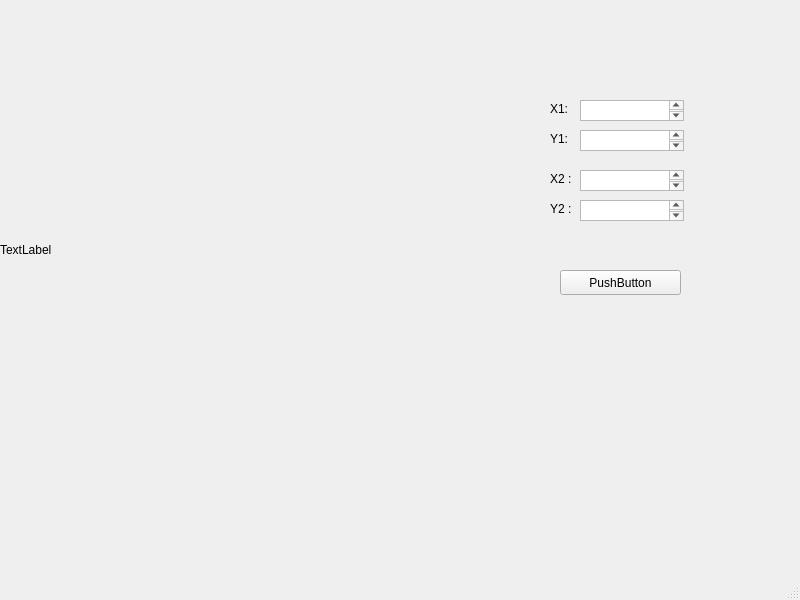
<?xml version="1.0" encoding="UTF-8"?>
<ui version="4.0">
 <class>MainWindow</class>
 <widget class="QMainWindow" name="MainWindow">
  <property name="geometry">
   <rect>
    <x>0</x>
    <y>0</y>
    <width>800</width>
    <height>600</height>
   </rect>
  </property>
  <property name="windowTitle">
   <string>MainWindow</string>
  </property>
  <widget class="QWidget" name="centralwidget">
   <widget class="QLabel" name="label">
    <property name="geometry">
     <rect>
      <x>0</x>
      <y>0</y>
      <width>500</width>
      <height>500</height>
     </rect>
    </property>
    <property name="text">
     <string>TextLabel</string>
    </property>
   </widget>
   <widget class="QLabel" name="label_2">
    <property name="geometry">
     <rect>
      <x>550</x>
      <y>100</y>
      <width>67</width>
      <height>17</height>
     </rect>
    </property>
    <property name="text">
     <string>X1:</string>
    </property>
   </widget>
   <widget class="QLabel" name="label_3">
    <property name="geometry">
     <rect>
      <x>550</x>
      <y>130</y>
      <width>67</width>
      <height>17</height>
     </rect>
    </property>
    <property name="text">
     <string>Y1:</string>
    </property>
   </widget>
   <widget class="QTextEdit" name="textEdit">
    <property name="geometry">
     <rect>
      <x>580</x>
      <y>100</y>
      <width>104</width>
      <height>21</height>
     </rect>
    </property>
   </widget>
   <widget class="QTextEdit" name="textEdit_2">
    <property name="geometry">
     <rect>
      <x>580</x>
      <y>130</y>
      <width>104</width>
      <height>21</height>
     </rect>
    </property>
   </widget>
   <widget class="QPushButton" name="pushButton">
    <property name="geometry">
     <rect>
      <x>560</x>
      <y>270</y>
      <width>121</width>
      <height>25</height>
     </rect>
    </property>
    <property name="text">
     <string>PushButton</string>
    </property>
   </widget>
   <widget class="QLabel" name="label_4">
    <property name="geometry">
     <rect>
      <x>550</x>
      <y>170</y>
      <width>67</width>
      <height>17</height>
     </rect>
    </property>
    <property name="text">
     <string>X2 :</string>
    </property>
   </widget>
   <widget class="QTextEdit" name="textEdit_3">
    <property name="geometry">
     <rect>
      <x>580</x>
      <y>170</y>
      <width>104</width>
      <height>21</height>
     </rect>
    </property>
   </widget>
   <widget class="QTextEdit" name="textEdit_4">
    <property name="geometry">
     <rect>
      <x>580</x>
      <y>200</y>
      <width>104</width>
      <height>21</height>
     </rect>
    </property>
   </widget>
   <widget class="QLabel" name="label_5">
    <property name="geometry">
     <rect>
      <x>550</x>
      <y>200</y>
      <width>67</width>
      <height>17</height>
     </rect>
    </property>
    <property name="text">
     <string>Y2 :</string>
    </property>
   </widget>
  </widget>
  <widget class="QMenuBar" name="menubar">
   <property name="geometry">
    <rect>
     <x>0</x>
     <y>0</y>
     <width>800</width>
     <height>22</height>
    </rect>
   </property>
  </widget>
  <widget class="QStatusBar" name="statusbar"/>
 </widget>
 <resources/>
 <connections/>
</ui>
